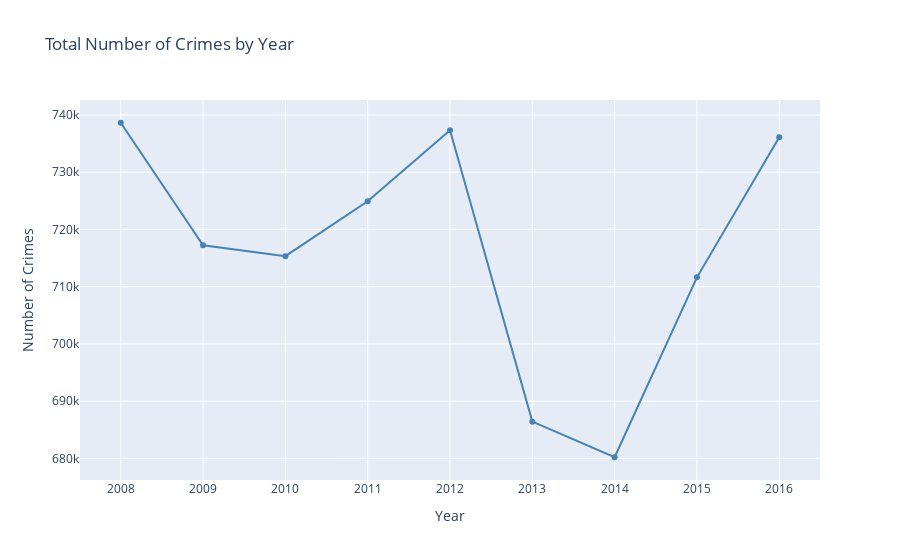

Notebook code cell kept with this figure:
### Markdown cell above
Memvisualisasikan jumlah kejahatan per tahun dengan menggunakan plotly

### Code cell
fig = go.Figure()
fig.add_trace(go.Scatter(x=crime_per_year.index.year,
                         y=crime_per_year.value,
                         mode="lines+markers",
                         line=dict(color="steelblue")))
fig.update_layout(title="Total Number of Crimes by Year",
                  xaxis_title="Year",
                  yaxis_title="Number of Crimes")
fig.show()

### Figure 1 — Plotly figure (JSON) as saved in the notebook; plotly's stock layout.template omitted (floating-point values rounded to 4 significant figures)
{"data": [{"line": {"color": "steelblue"}, "mode": "lines+markers", "type": "scatter", "x": [2008, 2009, 2010, 2011, 2012, 2013, 2014, 2015, 2016], "y": [738641, 717214, 715324, 724915, 737329, 686407, 680183, 711624, 736121]}], "layout": {"title": {"text": "Total Number of Crimes by Year"}, "xaxis": {"title": {"text": "Year"}}, "yaxis": {"title": {"text": "Number of Crimes"}}}}
